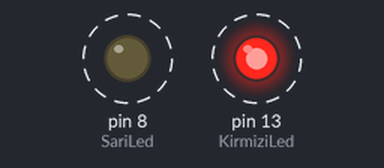
Recording of a sketch running on a simulated Arduino Uno, built with avr-gcc and run on an emulated ATmega328P. Parts: output pins drawn as LEDs (lit = HIGH). Dashed ring = blinking.

Above: at 0.5 s.
Timing chart, 0 to 4.6 s (numbered marks = the images above):
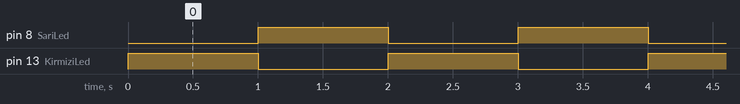

The sketch:

Uygulama_4.1.ino
```cpp
/*
------------------------------------------------
Program No: 4.1
Program Adı: Led Yak Söndür
Kullanılan Geliştirme Kiti: Arduino Uno
Kullanılan Eklenti: -
Web Adres: www.ArduinoUygulamalari.com
-------------------------------------------------
*/
// Pin 13 ve Pin 8 pinlerine birer led bağlanmıştır.
int KirmiziLed = 13;
int SariLed = 8;
void setup() {
  // Hangi dijital pinleri output olarak seçeceğimizi belirtiyoruz.
  pinMode(KirmiziLed, OUTPUT);
  pinMode(SariLed, OUTPUT);
}
// Loop Döngüsü ile sonsuz defa bu fonksiyon işlem yapacak
void loop() {
  digitalWrite(KirmiziLed, HIGH); // LED Yak (HIGH seçeneği ile KirmiziLed(pin 13) 5 Volt yapmış oluyoruz )
  digitalWrite(SariLed, LOW); // LED Sondur (LOW seçeneği ile SariLed(pin 9) 0 Volt yapmış oluyoruz )
  delay(1000); // 1000 mikrosaniye bekle
  digitalWrite(KirmiziLed, LOW); // LED Yak (HIGH seçeneği ile KirmiziLed(pin 13) 5 Volt yapmış oluyoruz )
  digitalWrite(SariLed, HIGH); // LED Sondur (LOW seçeneği ile SariLed(pin 9) 0 Volt yapmış oluyoruz )
  delay(1000); // 1000 mikrosaniye bekle
}
```

Measured:
- by itself, pin 8 (SariLed), pin 13 (KirmiziLed): alternates HIGH for 1.0 s and LOW for 1.0 s
